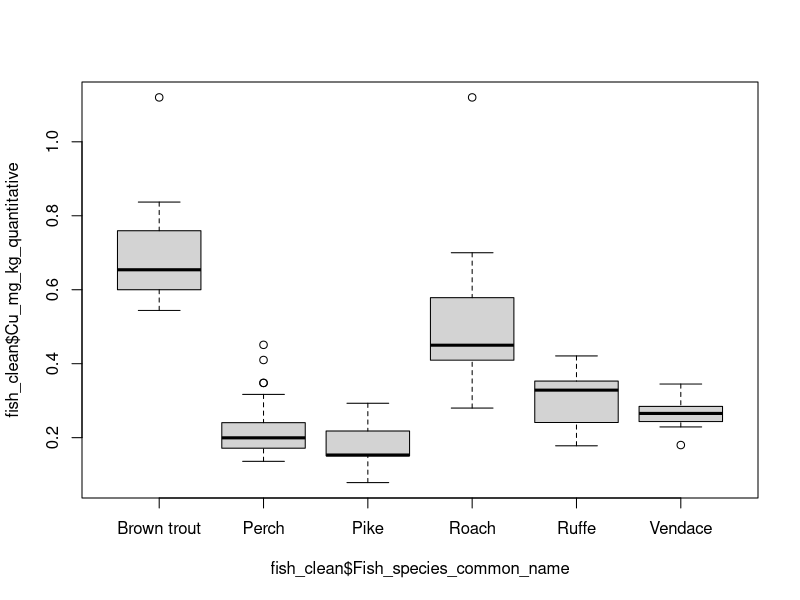
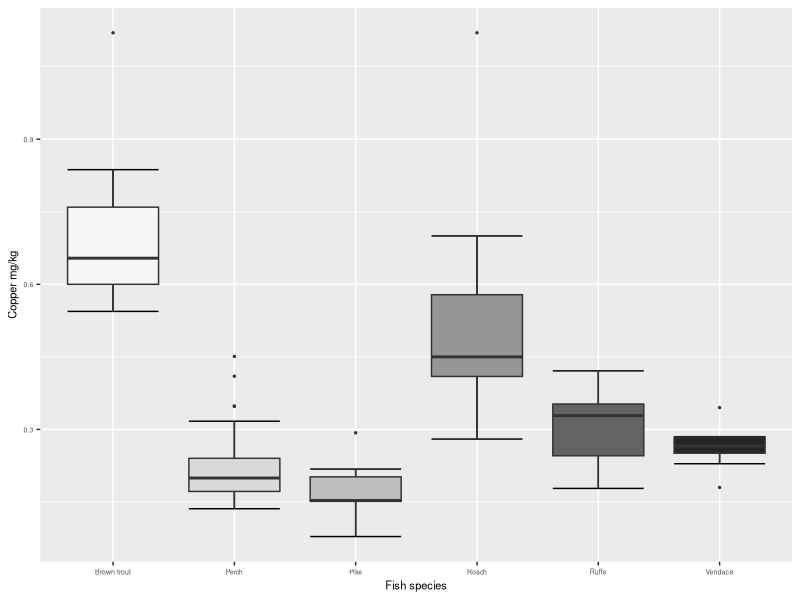

Write the R code that produced these figures, in order. (Note: this script raises an error after producing the figures.)
## ---- chunk 1
fish <- read.csv("Elemental_concentrations_in_fish_from_lakes_in_Northwest_England.csv")
## ---- chunk 2
fish_analysis <- fish[,match(c("Sample_id", "Lake","Fish_species_common_name", "Gutted_ashed_fish_mass_in_grams","Cu_mg_kg_quantitative"),names(fish))]
## ---- chunk 3
summary(fish_analysis)
## ---- chunk 4
emptyrows <- which(fish_analysis$Sample_id == "") #remove rows where Sample_id is empty
fish_clean <- droplevels(fish_analysis[-emptyrows,]) #droplevels removes factor levels no longer present in new dataset
#Note that another new dataframe has been produced so fish_analysis was not overwritten
## ---- chunk 5
boxplot(fish_clean$Cu_mg_kg_quantitative ~ fish_clean$Fish_species_common_name)
## ---- chunk 6
library(ggplot2); library(cowplot); library(RColorBrewer)
## ---- chunk 7
ggplot(fish_clean, aes(x = Fish_species_common_name, y = Cu_mg_kg_quantitative, fill = Fish_species_common_name))+ #state which data to use for the plot
  stat_boxplot(geom ='errorbar') + #create whiskers
  geom_boxplot(outlier.size =  0.5)+ #create boxes
  xlab("Fish species")+ #label x-axis
  ylab("Copper mg/kg")+ #label y-axis
  guides(fill = FALSE)+ #remove legend
  theme(text = element_text(size=8), axis.text.x = element_text(size = 5),axis.text.y = element_text(size = 5))+ #set text size
  scale_fill_brewer(palette = "Greys") #sensible colour scheme
## ---- chunk 8
lm1 <- lm(Cu_mg_kg_quantitative ~ Fish_species_common_name, data = fish_clean)
anova(lm1)
## ---- chunk 9
library(multcomp)
## ---- chunk 10
posthoclm1 <- summary(glht(lm1, linfct=mcp(Fish_species_common_name="Tukey")))
